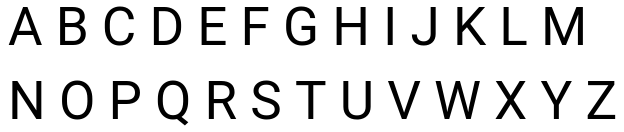
#> input picture training.png, 624 x 132 px
$ python wordsearchtrainer.py   (older library calls are emulated)
#> lines starting #> are read from the running program, lines starting #| are printed output that depends on the picture; after the words box and inside, x2 and y2 are one past the last pixel; in counts of white or black regions, pixels touching at a corner belong together
#!/usr/bin/python
import sys
import cv2
import numpy as np

import argparse

parser = argparse.ArgumentParser(description='WordSearchTrainer')
parser.add_argument('--trainimg', default='training.png')
args = parser.parse_args()

# Load image and make a backup
img = cv2.imread(args.trainimg)
#> img is the input picture: shape (132, 624, 3); min 0, max 255, mean 221.2
imgbak = img.copy()

# Grayscale, blur, and thresholding
gray = cv2.cvtColor(img, cv2.COLOR_BGR2GRAY)
blur = cv2.GaussianBlur(gray, (5,5),0)
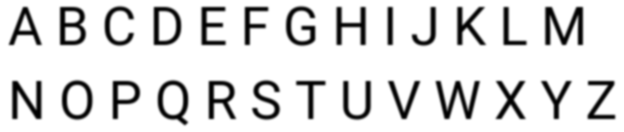
#> blur: shape (132, 624); min 0, max 255, mean 221.2
thresh = cv2.adaptiveThreshold(blur, 255, 1, 1, 11, 2)
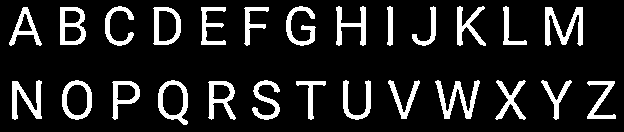
#> thresh: shape (132, 624); 13.6% white; 26 white regions

# Find contours
_, contours, hierarchy = cv2.findContours(thresh, cv2.RETR_EXTERNAL, cv2.CHAIN_APPROX_SIMPLE)
#> contours = 26 contours; largest, box (x1, y1, x2, y2) and area: (158, 80, 188, 125) 968, (62, 80, 92, 120) 928, (153, 7, 181, 45) 867, (60, 7, 86, 45) 836, (208, 81, 236, 120) 613

# Ready samples and responses
samples =  np.empty((0, 100))
responses = []

# Keys a-z
keys = [i for i in range(97, 123)]

# Enter inputs for all contours
for cnt in reversed(contours):
	if cv2.contourArea(cnt) > 50:
		[x, y, w, h] = cv2.boundingRect(cnt)

		if h > 18:
			cv2.rectangle(img, (x, y), (x+w, y+h), (0, 0, 255), 2)
			roi = thresh[y:y+h, x:x+w]
			roismall = cv2.resize(roi, (10, 10))
			cv2.imshow('Green: indicates already received input. Red: current letter', img)
			key = cv2.waitKey(0)
			cv2.rectangle(img, (x, y), (x+w, y+h), (0, 255, 0), 2)

			if key == 27:
				sys.exit()
#> (the program exits here)
